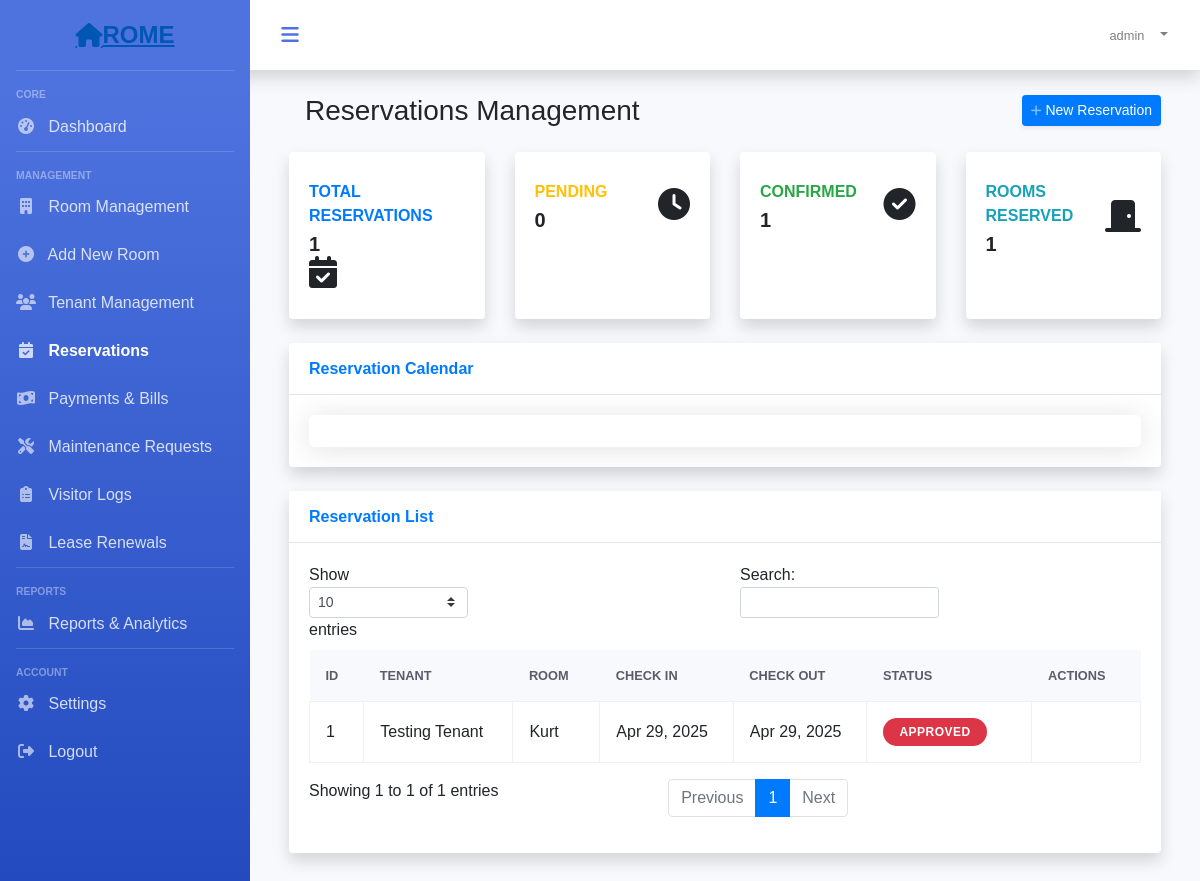
/app/reservations.php (signed in), run on an earlier commit of the app's database.
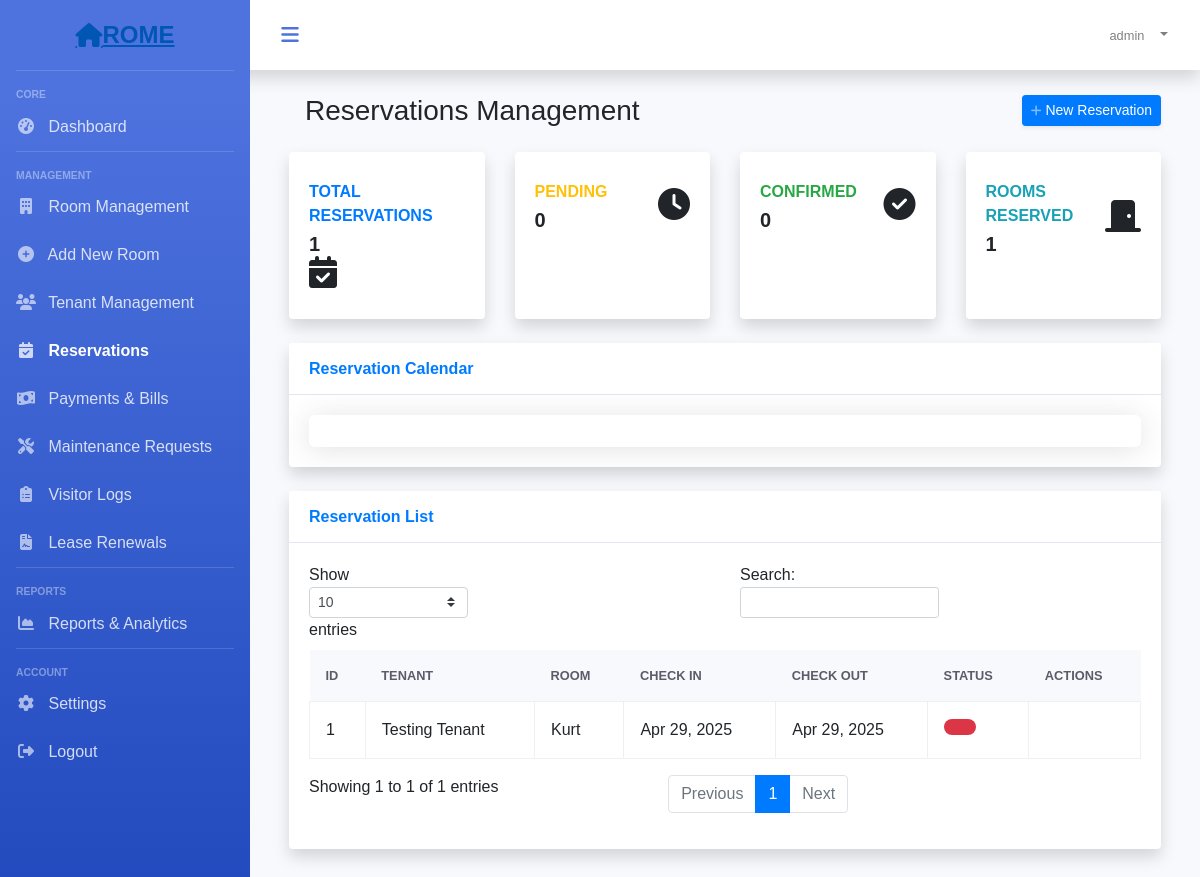
And on a later commit of the database.
### tables this page shows
CREATE TABLE `reservations` (
  `id` int(10) UNSIGNED NOT NULL,
  `user_id` int(10) UNSIGNED NOT NULL,
  `room_id` int(10) UNSIGNED NOT NULL,
  `check_in_date` date NOT NULL,
  `check_out_date` date NOT NULL,
  `status` enum('pending','approved','rejected','cancelled') NOT NULL DEFAULT 'pending',
  `created_at` timestamp NULL DEFAULT current_timestamp(),
  `updated_at` timestamp NULL DEFAULT current_timestamp()
);

CREATE TABLE `users` (
  `id` int(10) UNSIGNED NOT NULL,
  `fullname` varchar(191) NOT NULL,
  `mobile` varchar(191) NOT NULL,
  `username` varchar(191) NOT NULL,
  `email` varchar(191) NOT NULL,
  `address` varchar(255) DEFAULT NULL,
  `image` varchar(255) DEFAULT NULL,
  `password` varchar(191) NOT NULL,
  `created_at` timestamp NULL DEFAULT current_timestamp(),
  `updated_at` timestamp NULL DEFAULT current_timestamp(),
  `role` varchar(100) DEFAULT 'user',
  `status` int(1) NOT NULL DEFAULT 1
);

CREATE TABLE `room_rental_registrations` (
  `id` int(10) UNSIGNED NOT NULL,
  `fullname` varchar(191) NOT NULL,
  `mobile` varchar(191) NOT NULL,
  `alternat_mobile` varchar(191) NOT NULL,
  `email` varchar(191) NOT NULL,
  `country` varchar(191) NOT NULL,
  `state` varchar(191) NOT NULL,
  `city` varchar(191) NOT NULL,
  `landmark` varchar(191) NOT NULL,
  `rent` varchar(191) NOT NULL,
  `sale` varchar(190) DEFAULT NULL,
  `deposit` varchar(191) NOT NULL,
  `plot_number` varchar(191) NOT NULL,
  `rooms` varchar(100) DEFAULT NULL,
  `address` varchar(191) NOT NULL,
  `accommodation` varchar(191) NOT NULL,
  `description` varchar(191) NOT NULL,
  `image` longtext DEFAULT NULL,
  `open_for_sharing` varchar(191) DEFAULT NULL,
  `other` varchar(191) DEFAULT NULL,
  `vacant` int(1) NOT NULL DEFAULT 1,
  `created_at` timestamp NULL DEFAULT current_timestamp(),
  `updated_at` timestamp NULL DEFAULT current_timestamp(),
  `user_id` int(10) DEFAULT NULL
);

### app/reservations.php (the view, shortened to what the changed rows need)
<?php
require_once('../includes/functions.php');
$stmt = $connect->prepare("
    SELECT r.*, u.fullname as tenant_name, rm.fullname as room_name,
           rm.rent as rent_per_month, rm.rooms as room_type
    FROM reservations r
    JOIN users u ON r.user_id = u.id
    JOIN room_rental_registrations rm ON r.room_id = rm.id
    ORDER BY r.created_at DESC
");
$stmt->execute();
$reservations = $stmt->fetchAll(PDO::FETCH_ASSOC);
$stmt = $connect->prepare("
    SELECT
        COUNT(*) as total_reservations,
        SUM(CASE WHEN status = 'pending' THEN 1 ELSE 0 END) as pending_reservations,
        SUM(CASE WHEN status = 'approved' THEN 1 ELSE 0 END) as confirmed_reservations,
        COUNT(DISTINCT room_id) as rooms_reserved
    FROM reservations
    WHERE status != 'cancelled' AND status != 'rejected'
");
$stmt->execute();
$stats = $stmt->fetch(PDO::FETCH_ASSOC);
$page_title = "Reservations Management";
?>
<!DOCTYPE html>
<html lang="en">
<head>
    <link href="https://stackpath.bootstrapcdn.com/bootstrap/4.5.2/css/bootstrap.min.css" rel="stylesheet">
    <link href="https://cdnjs.cloudflare.com/ajax/libs/font-awesome/6.5.1/css/all.min.css" rel="stylesheet">
    <link href='https://cdn.jsdelivr.net/npm/fullcalendar@5.11.3/main.min.css' rel='stylesheet' />
</head>
<body>
    <div id="wrapper">
        <div id="content-wrapper">
            <div id="content">
                <div class="container-fluid">
                    <div class="d-sm-flex align-items-center justify-content-between mb-4">
                        <h1 class="h3 mb-0 text-gray-800"><?php echo $page_title; ?></h1>
                    </div>
                    <div class="row">
                        <div class="col-xl-3 col-md-6 mb-4">
                            <div class="card border-left-success shadow h-100 py-2 reservation-card">
                                <div class="card-body">
                                    <div class="row no-gutters align-items-center">
                                        <div class="col mr-2">
                                            <div class="text-xs font-weight-bold text-success text-uppercase mb-1">
                                                Confirmed
                                            </div>
                                            <div class="h5 mb-0 font-weight-bold text-gray-800">
                                                <?php echo $stats['confirmed_reservations']; ?>
                                            </div>
                                        </div>
                                    </div>
                                </div>
                            </div>
                        </div>
                    </div>
                    <div class="card shadow mb-4">
                        <div class="card-body">
                            <div class="table-responsive">
                                <table class="table table-bordered" id="reservationsTable" width="100%" cellspacing="0">
                                    <thead>
                                        <tr>
                                            <th>ID</th>
                                            <th>Tenant</th>
                                            <th>Room</th>
                                            <th>Check In</th>
                                            <th>Check Out</th>
                                            <th>Status</th>
                                            <th>Actions</th>
                                        </tr>
                                    </thead>
                                    <tbody>
                                        <?php foreach ($reservations as $reservation): ?>
                                        <tr>
                                            <td><?php echo $reservation['id']; ?></td>
                                            <td><?php echo htmlspecialchars($reservation['tenant_name']); ?></td>
                                            <td><?php echo htmlspecialchars($reservation['room_name']); ?></td>
                                            <td class="date-range"><?php echo date('M d, Y', strtotime($reservation['check_in_date'])); ?></td>
                                            <td class="date-range"><?php echo date('M d, Y', strtotime($reservation['check_out_date'])); ?></td>
                                            <td>
                                                <span class="status-badge badge badge-<?php
                                                    echo $reservation['status'] == 'confirmed' ? 'success' :
                                                        ($reservation['status'] == 'pending' ? 'warning' : 'danger');
                                                ?>">
                                                    <?php echo ucfirst($reservation['status']); ?>
                                                </span>
                                            </td>
                                            <td>
                                            </td>
                                        </tr>
                                        <?php endforeach; ?>
                                    </tbody>
                                </table>
                            </div>
                        </div>
                    </div>
                </div>
            </div>
        </div>
    </div>
</body>
</html>

What changed in the data, as far as the page shows it:
changed reservations "Testing Tenant": status "APPROVED" → (not shown)
Also different on the page:
$stats['confirmed_reservations']: "1" → "0"
